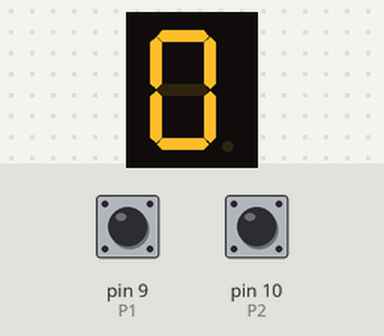
This program was run on a simulated Arduino Uno, built with avr-gcc and run on an emulated ATmega328P. Shown: 1-digit seven-segment display. Wiring (inferred from the names in the program): 1-digit 7-segment display, segments lit when LOW: segments pin 2, pin 3, pin 4, pin 5, pin 6, pin 7, pin 8. Inputs (shaded band) come from the test bench; at power-on: pin 9 (P1) HIGH, pin 10 (P2) HIGH. The segment pins are drawn as the display they are named for.

Above: at 1.2 s.
1.3 s: pin 9 (P1) pulled LOW for 0.15 s
At 1.37 s:
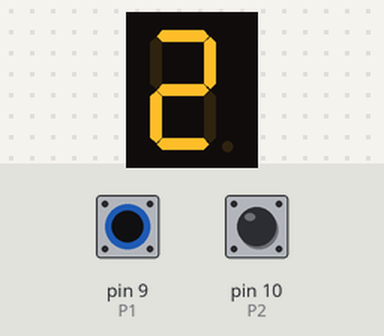
2.9 s: pin 10 (P2) pulled LOW for 0.15 s
At 2.97 s:
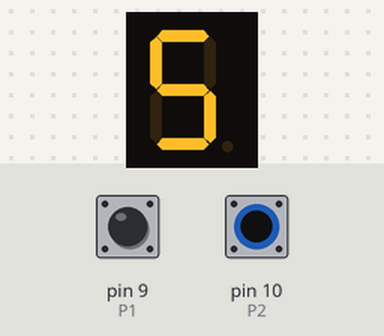
4.5 s: pin 9 (P1) driven LOW and pin 10 (P2) driven LOW
At 4.9 s:
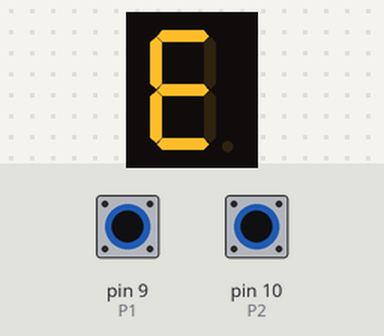
6.0 s: pin 9 (P1) driven HIGH
At 7.2 s:
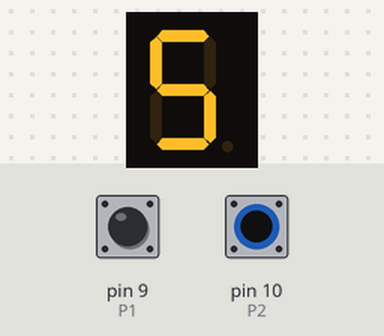
7.5 s: pin 9 (P1) driven LOW
At 8.3 s:
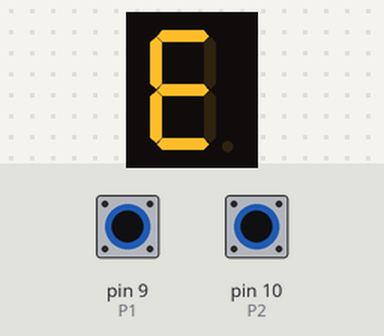
Timing chart, 0 to 10.0 s (numbered marks = the images above; inputs shaded):
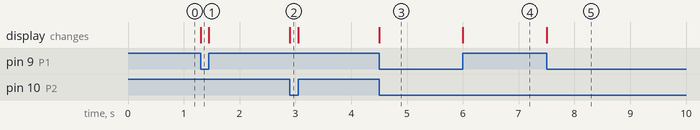

The program:

main.cpp
```cpp
#include <Arduino.h>

int a = 2;
int b = 3;
int c = 4;
int d = 5;
int e = 6;
int f = 7;
int g = 8;

int P1 = 9;
int P2 = 10;

void displayDigit(int A, int B, int C, int D, int E, int F, int G) {
  digitalWrite(a, A);
  digitalWrite(b, B);
  digitalWrite(c, C);
  digitalWrite(d, D);
  digitalWrite(e, E);
  digitalWrite(f, F);
  digitalWrite(g, G);
}

void setup() {
  pinMode(a, OUTPUT);
  pinMode(b, OUTPUT);
  pinMode(c, OUTPUT);
  pinMode(d, OUTPUT);
  pinMode(e, OUTPUT);
  pinMode(f, OUTPUT);
  pinMode(g, OUTPUT);

  pinMode(P1, INPUT_PULLUP);
  pinMode(P2, INPUT_PULLUP);
}

void loop() {

  int p1 = digitalRead(P1);
  int p2 = digitalRead(P2);

  if(p1 == HIGH && p2 == HIGH) {
    displayDigit(0,0,0,0,0,0,1);
  }
  else if(p1 == LOW && p2 == HIGH) {
    displayDigit(0,0,1,0,0,1,0);
  }
  else if(p1 == HIGH && p2 == LOW) {
    displayDigit(0,1,0,0,1,0,0);
  }
  else {
    displayDigit(0,1,1,0,0,0,0);
  }
}
```

Measured:
- after the input at 1.3 s, the display: changes at once (image 1)
- after the input at 2.9 s, the display: changes at once (image 2)
- after the input at 4.5 s, the display: changes at once (image 3)
- after the input at 6.0 s, the display: changes at once (image 4)
- after the input at 7.5 s, the display: changes at once (image 5)
